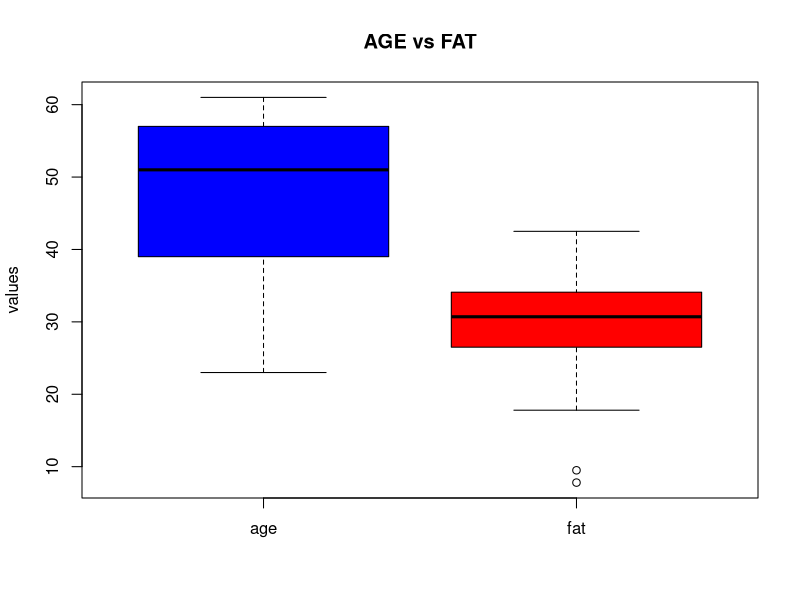
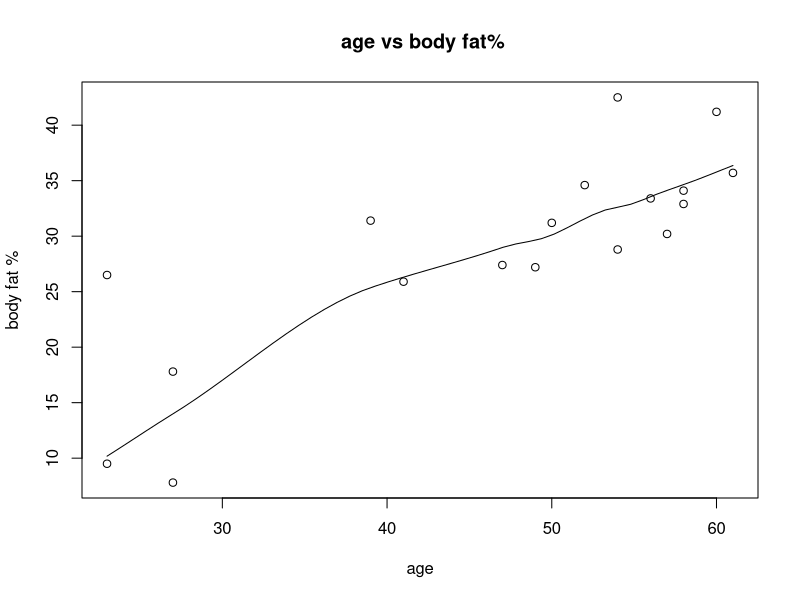
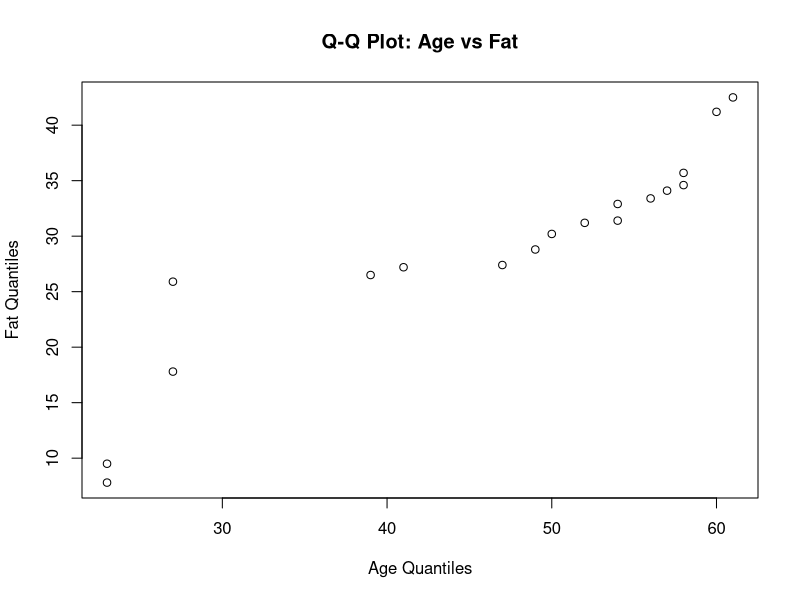
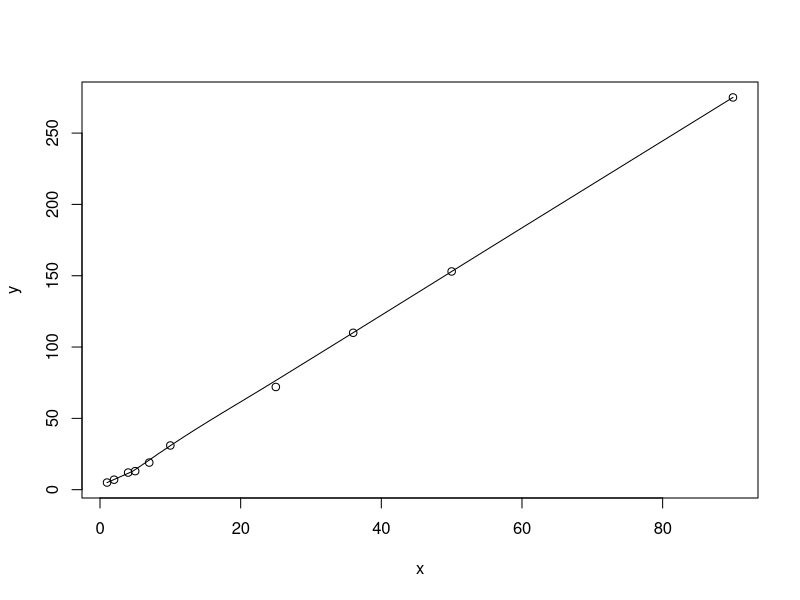

Reproduce these figures in R, in order.
#Question 1
age = c(5,15,20,50,80,110)
frequency = c(200,450,300,1500,700,44)
cat(median(age),"is the median of age")
cat(median(frequency),"is the median of frequency")


#Question 2
age = c(13,15,16,16,19,20,20,21,22,22,25,25,25,25,30,33,33,35,35,35,35,36,40,45,46,52,70)
cat(mean(age),"is the mean of age")
cat(median(age),"is the median of age")
age_count = table(age)
mode_values = names(age_count)[age_count==max(age_count)]
cat(range(age),"is the range of age")
cat(mode_values,"is the mode of age")
cat(quantile(age,.25),"is the first quantile of age")
cat(quantile(age,.75),"is the seconf quantile of age")




#Question 5
age = c(23,23,27,27,39,41,47,49,50,52,54,54,56,57,58,58,60,61)
fat = c(9.5,26.5,7.8,17.8,31.4,25.9,27.4,27.2,31.2,34.6,42.5,28.8,33.4,30.2,34.1,32.9,41.2,35.7)
cat(mean(age),"is the mean of age")
cat(median(age),"is the median of age")
cat(sd(age),"is the standard deviation of age")
cat(mean(fat),"is the mean of fat")
cat(median(fat),"is the median of fat")
cat(sd(fat),"is the standard deviation of fat")
boxplot(age,fat,
        names=c("age","fat"),
        ylab="values",
        main="AGE vs FAT",
        col=c("blue","red")
        )
scatter.smooth(age,fat,
               main = " age vs body fat%",
               xlab="age",
               ylab="body fat %",
               )
qqplot(age, fat,
       main = "Q-Q Plot: Age vs Fat",
       xlab = "Age Quantiles",
       ylab = "Fat Quantiles")


#question 4
pencils = c(9,25,23,12,11,6,7,8,9,10)
cat(mean(pencils)," is the mean of pencils")
cat(median(pencils)," is the median of pencils")
mode_count = table(pencils)
mode = names(mode_count)[mode_count==max(mode_count)]
cat(mode," is the mode of pencils")



#Question 8
x = c(4,1,5,7,10,2,50,25,90,36)
y = c(12,5,13,19,31,7,153,72,275,110)
scatter.smooth(x,y)


#Question11
age = c(13,15,16,16,19,20,20,21,22,22,25,25,25,25,30,33,33,35,35,35,35,36,40,45,46,52,70)
quantile(age,.25)
quantile(age,.75)
